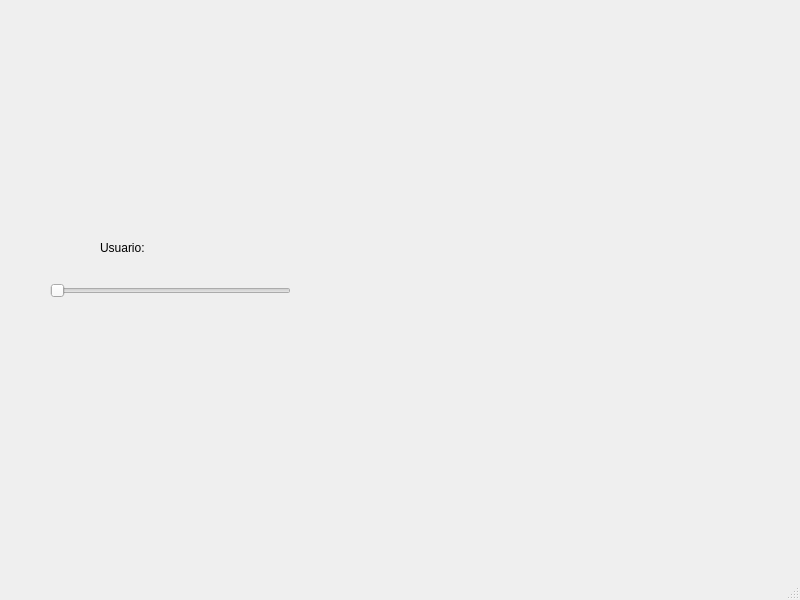
<?xml version="1.0" encoding="UTF-8"?>
<ui version="4.0">
 <class>MainWindow</class>
 <widget class="QMainWindow" name="MainWindow">
  <property name="geometry">
   <rect>
    <x>0</x>
    <y>0</y>
    <width>800</width>
    <height>600</height>
   </rect>
  </property>
  <property name="windowTitle">
   <string>MainWindow</string>
  </property>
  <widget class="QWidget" name="centralwidget">
   <widget class="QLabel" name="label_2">
    <property name="geometry">
     <rect>
      <x>100</x>
      <y>240</y>
      <width>58</width>
      <height>16</height>
     </rect>
    </property>
    <property name="text">
     <string>Usuario:</string>
    </property>
   </widget>
   <widget class="QLabel" name="label_3">
    <property name="geometry">
     <rect>
      <x>30</x>
      <y>-40</y>
      <width>251</width>
      <height>221</height>
     </rect>
    </property>
    <property name="font">
     <font>
      <pointsize>16</pointsize>
      <weight>75</weight>
      <bold>true</bold>
     </font>
    </property>
    <property name="styleSheet">
     <string notr="true">border-image: url(:/Logos/ingenieria logo.png);</string>
    </property>
    <property name="text">
     <string>&lt;html&gt;&lt;head/&gt;&lt;body&gt;&lt;p&gt;&lt;br/&gt;&lt;/p&gt;&lt;/body&gt;&lt;/html&gt;</string>
    </property>
   </widget>
   <widget class="QLabel" name="label">
    <property name="geometry">
     <rect>
      <x>550</x>
      <y>40</y>
      <width>211</width>
      <height>101</height>
     </rect>
    </property>
    <property name="styleSheet">
     <string notr="true">border-image: url(:/Logos/uat logo.jpg);</string>
    </property>
    <property name="text">
     <string/>
    </property>
   </widget>
   <widget class="QLabel" name="label_8">
    <property name="geometry">
     <rect>
      <x>600</x>
      <y>380</y>
      <width>181</width>
      <height>161</height>
     </rect>
    </property>
    <property name="styleSheet">
     <string notr="true">border-image: url(:/Logos/logo programador.png);</string>
    </property>
    <property name="text">
     <string/>
    </property>
   </widget>
   <widget class="QSlider" name="hs_equipo">
    <property name="geometry">
     <rect>
      <x>50</x>
      <y>280</y>
      <width>241</width>
      <height>22</height>
     </rect>
    </property>
    <property name="orientation">
     <enum>Qt::Horizontal</enum>
    </property>
   </widget>
   <widget class="QLabel" name="img_persona">
    <property name="geometry">
     <rect>
      <x>350</x>
      <y>180</y>
      <width>271</width>
      <height>231</height>
     </rect>
    </property>
    <property name="text">
     <string/>
    </property>
    <property name="pixmap">
     <pixmap>:/Logos/FI_LOGO.png</pixmap>
    </property>
    <property name="scaledContents">
     <bool>true</bool>
    </property>
   </widget>
  </widget>
  <widget class="QMenuBar" name="menubar">
   <property name="geometry">
    <rect>
     <x>0</x>
     <y>0</y>
     <width>800</width>
     <height>26</height>
    </rect>
   </property>
  </widget>
  <widget class="QStatusBar" name="statusbar"/>
 </widget>
 <resources>
  <include location="recursos.qrc"/>
 </resources>
 <connections/>
</ui>
